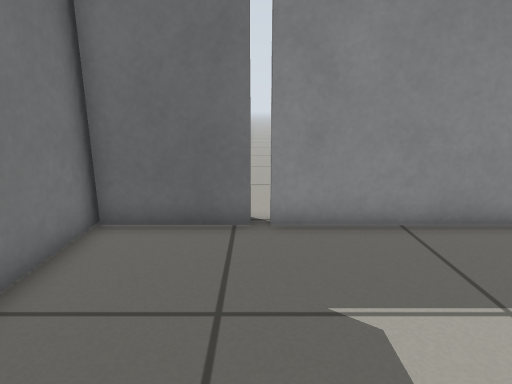
View 1 (above)

16 first-person views from a walk through a world built for the Gazebo simulator. The camera is 0.68 m above the floor, tilts 14° down and sees 75° across. The floor is counted in squares, 0.25 m on a side. Each view is taken from the middle of a square. On the plan, view 1 faces up. The plan holds only what a view shows up to about 20 squares ahead; the rest is blank.

View 2
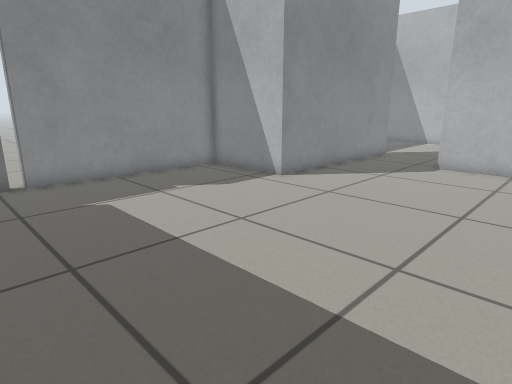

View 3
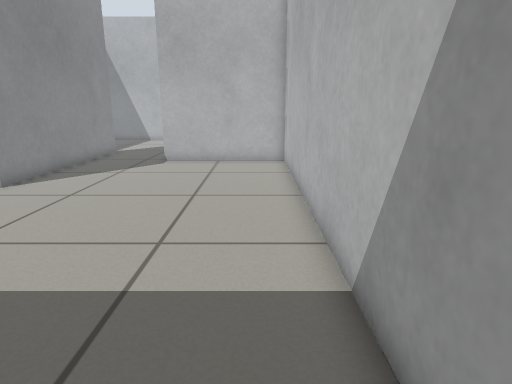

View 4
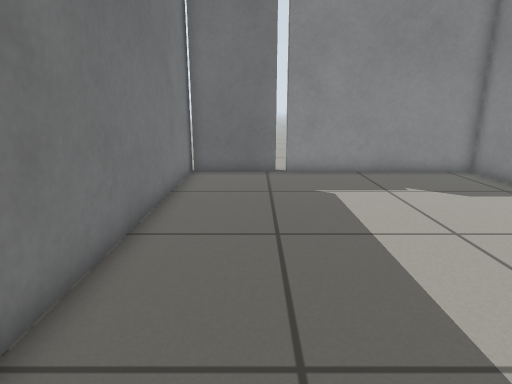

View 5
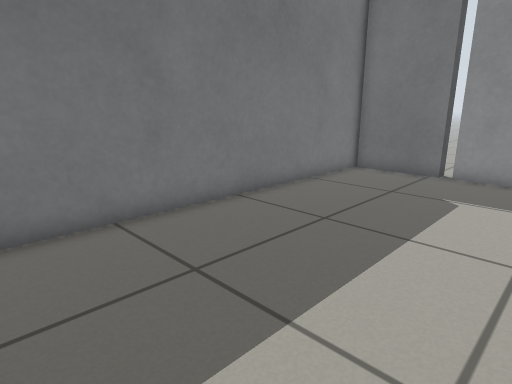

View 6
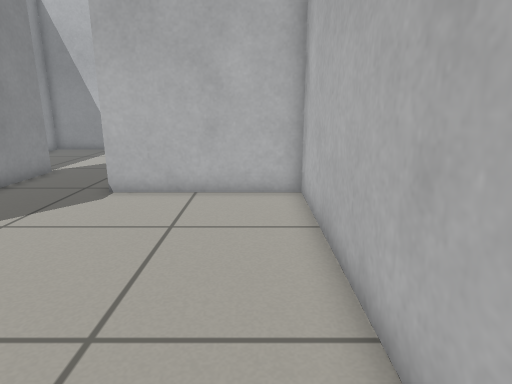

View 7
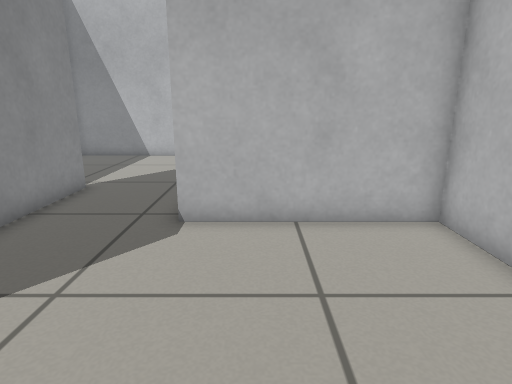

View 8
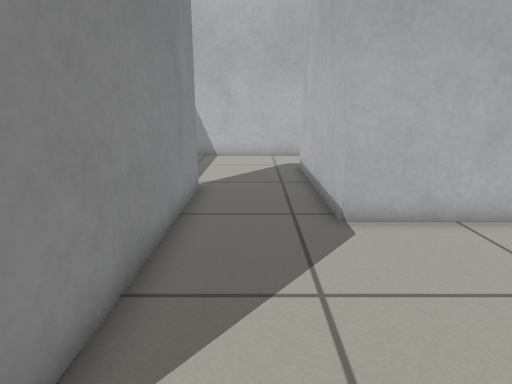

View 9
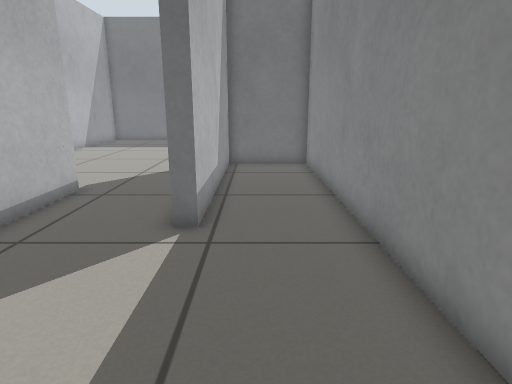

View 10
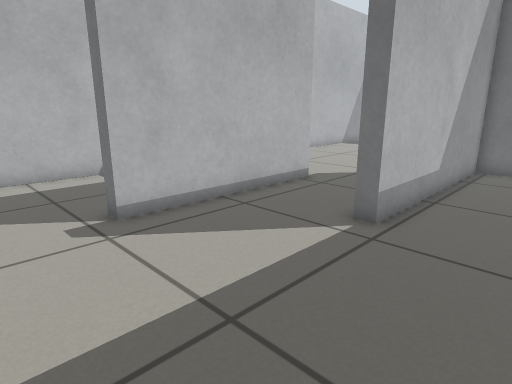

View 11
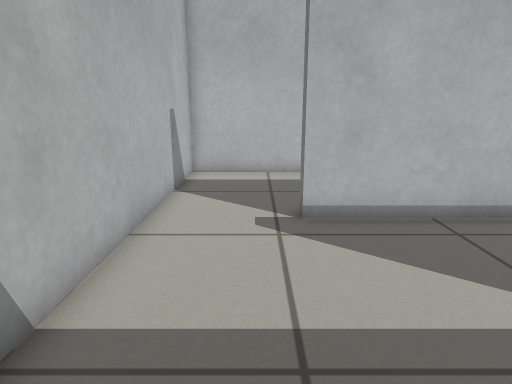

View 12
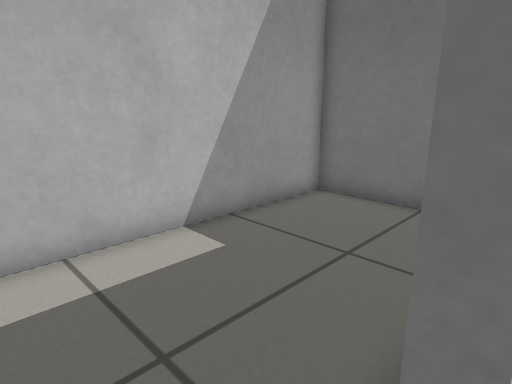

View 13
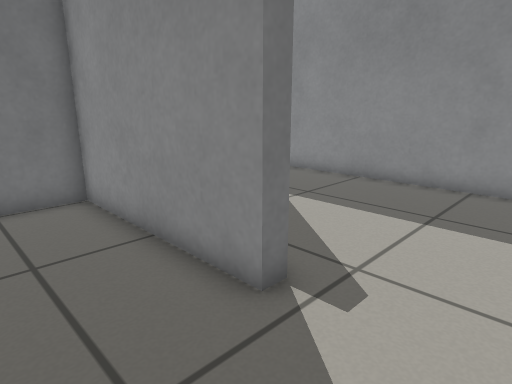

View 14
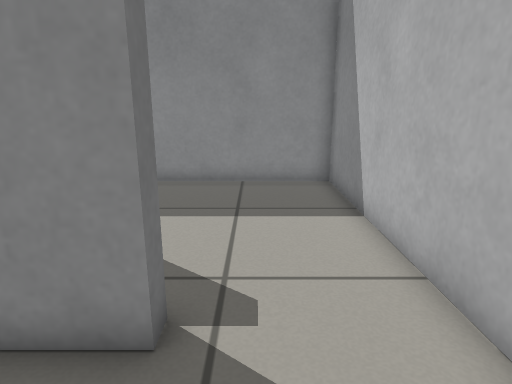

View 15
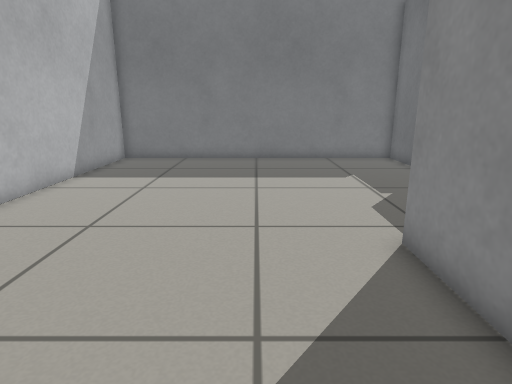

View 16
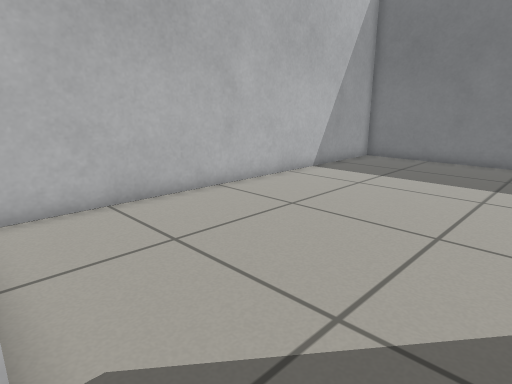

### Floor plan
Points are (right, up) in squares from view 1. A wall is a line through its corners. A room is listed if a view was taken in it or the views show most of it. See-through windows are left out.
Room 1 (views 1, 2, 3, 4, 5, 6, 7, 8)
walls: (14.5, 3) (8.5, 3) (8.5, 7.6) (0.4, 7.6); (-3.9, 8) (-3.9, -7.4) (14.8, -7.5) (14.8, -1.1)
ways out: opening at (14, 1) to room 2
objects: door leaf (-3, 8) to (0, 8)
Room 2 (views 9, 10, 11, 15, 16)
walls: (14.8, -1.1) (22.8, -1.1); (26.8, -0.6) (26.8, 7.6) (9.1, 7.6) (9.1, 3.6) (18.5, 3.6) (18.5, 3) (14.5, 3)
ways out: opening at (14, 1) to room 1; opening at (24.5, -1.5) to room 3
Room 3 (views 12, 13, 14)
walls: (22.8, -1.1) (22.8, -1.7) (15.4, -1.7) (15.4, -7.5) (26.8, -7.6) (26.8, -0.6)
ways out: opening at (24.5, -1.5) to room 2

Where each view was taken, in squares from view 1:
view 1: 0 up, 0 right, facing up
view 2: 6 down, 2 left, facing up-right
view 3: 6 down, 3 left, facing right
view 4: 7 down, 1 left, facing up
view 5: 7 down, 4 right, facing up-left
view 6: 6 down, 4 right, facing right
view 7: 3 down, 7 right, facing right
view 8: 1 up, 7 right, facing right
view 9: 5 up, 26 right, facing left
view 10: 7 up, 26 right, facing down-left
view 11: 7 up, 24 right, facing down
view 12: 1 down, 25 right, facing down-left
view 13: 5 down, 26 right, facing up-left
view 14: 5 down, 24 right, facing up
view 15: 0 up, 15 right, facing left
view 16: 2 up, 15 right, facing down-left
